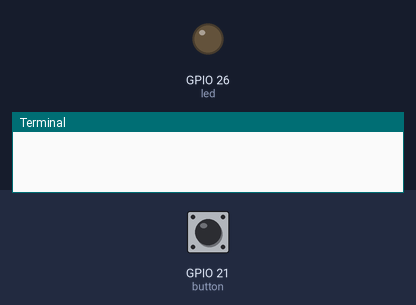
Simulated run of this program. Board: Raspberry Pi (BCM pin numbers). Parts: output pins drawn as LEDs (lit = HIGH), the last lines printed to the terminal. Dashed ring = blinking. The inputs (shaded band) are chosen by the test bench; at power-on: GPIO 21 (button) HIGH.

Above: at 1.2 s.
1.3 s: GPIO 21 (button) pulled LOW for 0.15 s
At 1.55 s:
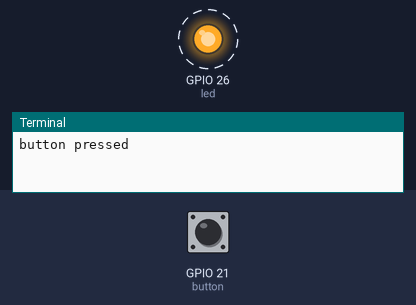
4.4 s: GPIO 21 (button) pulled LOW for 1 s
6.9 s: GPIO 21 (button) pulled LOW for 3.2 s
At 7.15 s:
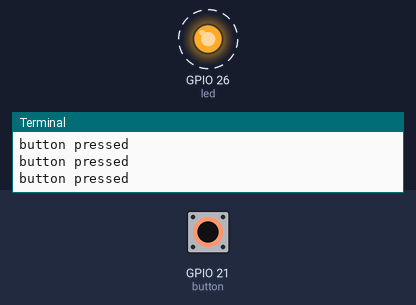
Timing chart, 0 to 17.6 s (numbered marks = the images above; inputs shaded):
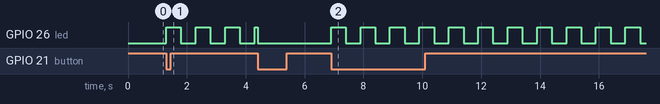

The program:

pushbutton.py
```python
#! /usr/bin/python
#Pushbutton
from signal import pause
from gpiozero import LED, Button

blink_on = False

def go_blink():
    global blink_on
    print("button pressed")
    if blink_on:
        led.off()
    else:
        led.blink(0.5,0.5)
    blink_on = not blink_on

button = Button(21)
led = LED(26)

try:
    button.when_pressed = go_blink
    pause()

finally:
    print("done")
    pass
```

Measured:
- after the input at 1.3 s, GPIO 26 (led): alternates HIGH for 0.50 s and LOW for 0.50 s, starting at once
- after the input at 6.9 s, GPIO 26 (led): alternates HIGH for 0.50 s and LOW for 0.50 s, starting at once
